Frame 1 (no input): blank canvas, image omitted
Frame 60 (no input): blank canvas, image omitted
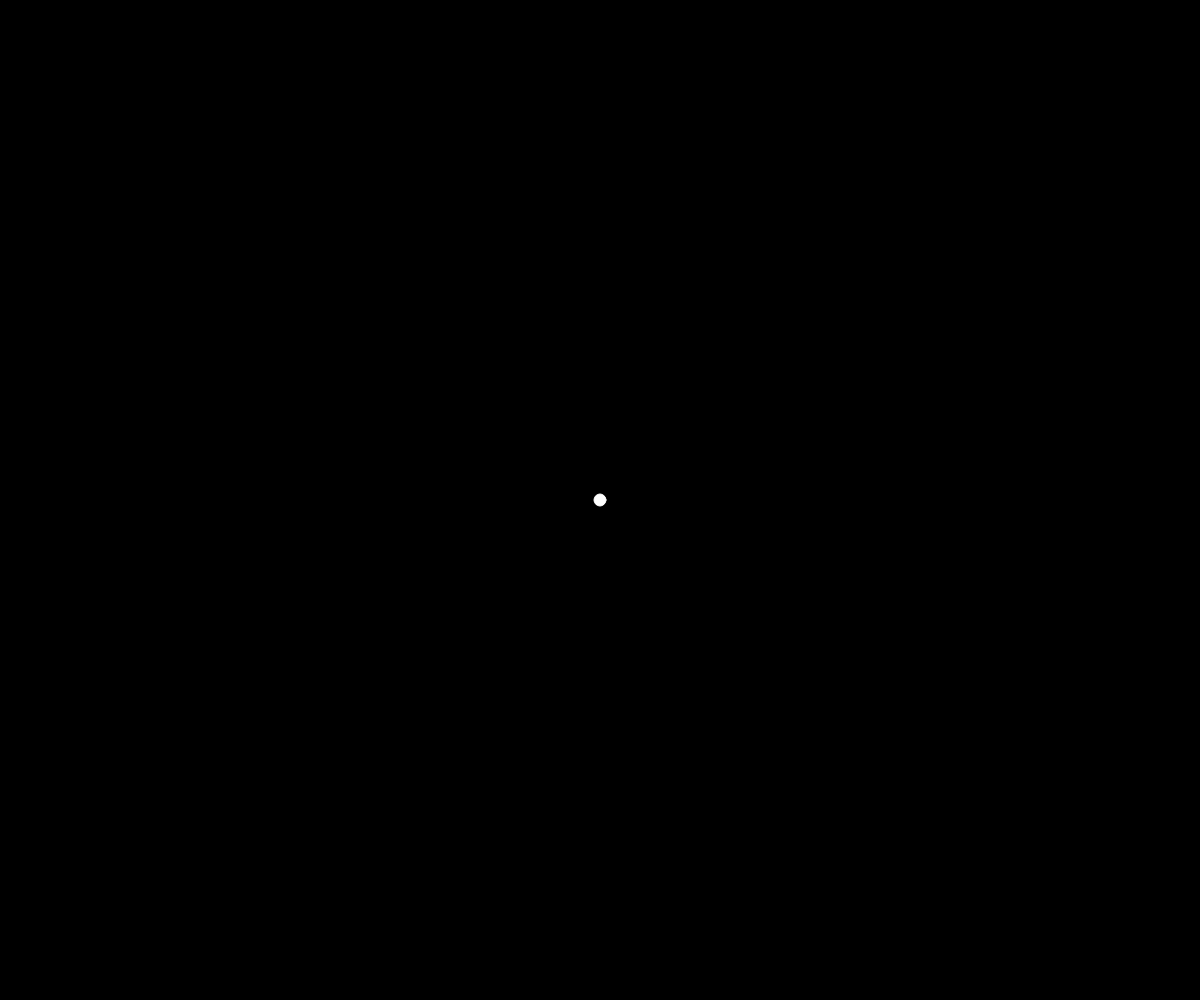
Frame 120 (the mouse pressed at the canvas centre since frame 60)

The p5.js sketch whose frames 1 and 60 were blank and that drew this single picture after the mouse press (run headless with seeded random() and noise() and a simulated clock; from frame 60 on, the mouse is pressed at the canvas centre):

// p5.js sketch
// ── sketch.js
var vertices = [];

function setup() {
	createCanvas(windowWidth, windowHeight);

}

function mousePressed() {
	var b = createVector(mouseX, mouseY);
	vertices.push(b);
}


function draw() {
	background(0);

	var reached = [];
	var unreached = [];

	for (var i = 0; i < vertices.length; i++) {
		unreached.push(vertices[i]);
	}

	reached.push(unreached[0]);
	unreached.splice(0, 1);

	while (unreached.length > 0) {
		var record = 100000;
		var rIndex;
		var uIndex;
		for (var i = 0; i < reached.length; i++) {
			for (var j = 0; j < unreached.length; j++) {
				var v1 = reached[i];
				var v2 = unreached[j];
				var d = dist(v1.x, v1.y, v2.x, v2.y);
				if (d < record) {
					record = d;
					rIndex = i;
					uIndex = j;
				}
			}
		}
		stroke(255);
		strokeWeight(2);
		line(reached[rIndex].x, reached[rIndex].y, unreached[uIndex].x, unreached[uIndex].y);
		reached.push(unreached[uIndex]);
		unreached.splice(uIndex, 1);
	}


	for (var i = 0; i < vertices.length; i++) {
		fill(255);
		stroke(255);
		ellipse(vertices[i].x, vertices[i].y, 12, 12);
    color(0)
	}



}
